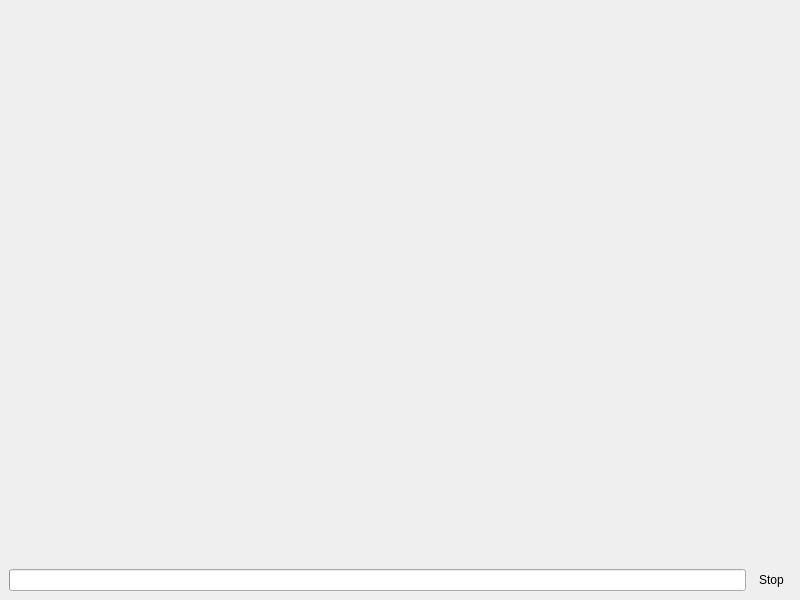
<?xml version="1.0" encoding="UTF-8"?>
<ui version="4.0">
 <class>MainWindow</class>
 <widget class="QMainWindow" name="MainWindow">
  <property name="geometry">
   <rect>
    <x>0</x>
    <y>0</y>
    <width>800</width>
    <height>600</height>
   </rect>
  </property>
  <property name="windowTitle">
   <string>Множество Мандельброта</string>
  </property>
  <widget class="QWidget" name="centralwidget">
   <layout class="QVBoxLayout" name="verticalLayout" stretch="0,1,0">
    <item>
     <widget class="QFrame" name="frame">
      <property name="frameShape">
       <enum>QFrame::StyledPanel</enum>
      </property>
      <property name="frameShadow">
       <enum>QFrame::Raised</enum>
      </property>
     </widget>
    </item>
    <item>
     <widget class="MandelbrotView" name="field" native="true">
      <layout class="QGridLayout" name="gridLayout"/>
     </widget>
    </item>
    <item>
     <widget class="QFrame" name="frame_2">
      <layout class="QHBoxLayout" name="horizontalLayout">
       <property name="leftMargin">
        <number>0</number>
       </property>
       <property name="topMargin">
        <number>0</number>
       </property>
       <property name="rightMargin">
        <number>0</number>
       </property>
       <property name="bottomMargin">
        <number>0</number>
       </property>
       <item>
        <widget class="QProgressBar" name="progress">
         <property name="value">
          <number>0</number>
         </property>
         <property name="textVisible">
          <bool>false</bool>
         </property>
        </widget>
       </item>
       <item>
        <widget class="QToolButton" name="btnStop">
         <property name="text">
          <string>Stop</string>
         </property>
         <property name="autoRaise">
          <bool>true</bool>
         </property>
        </widget>
       </item>
      </layout>
     </widget>
    </item>
   </layout>
  </widget>
  <widget class="QMenuBar" name="menubar">
   <property name="geometry">
    <rect>
     <x>0</x>
     <y>0</y>
     <width>800</width>
     <height>21</height>
    </rect>
   </property>
  </widget>
 </widget>
 <customwidgets>
  <customwidget>
   <class>MandelbrotView</class>
   <extends>QWidget</extends>
   <header>mandelbrot_view.hpp</header>
   <container>1</container>
  </customwidget>
 </customwidgets>
 <resources/>
 <connections/>
</ui>
